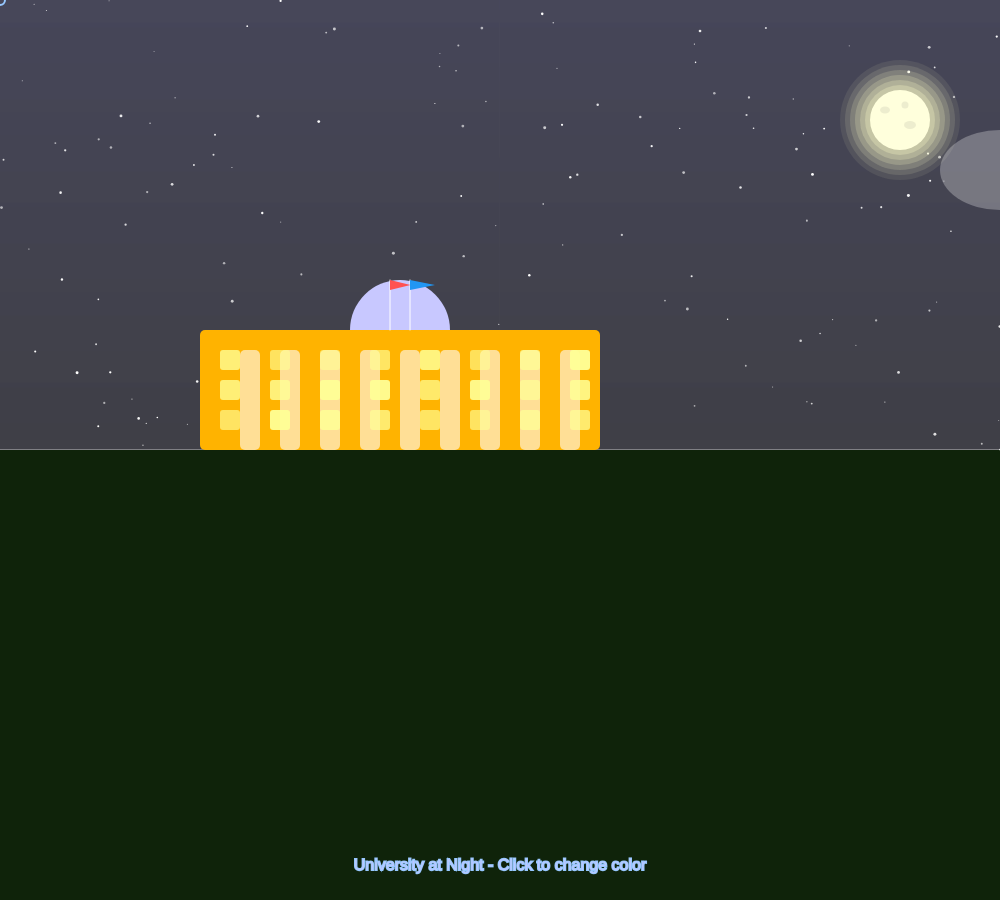
Frame 1 (no input)
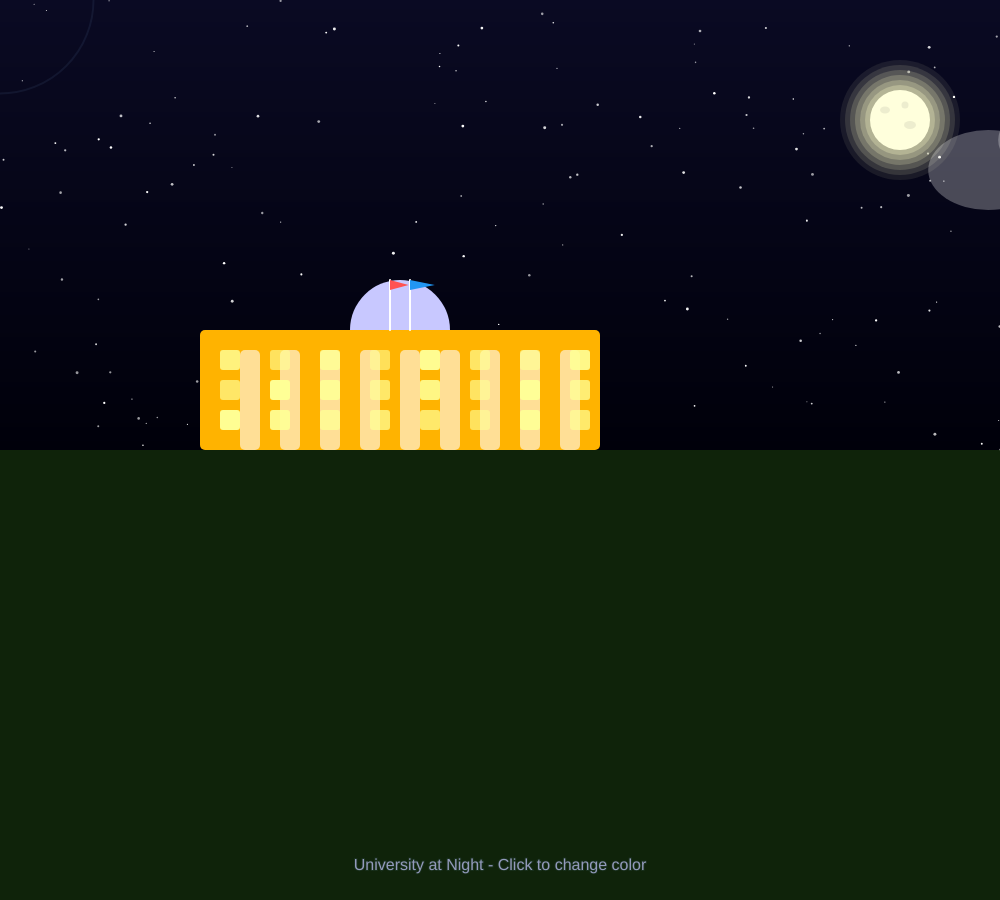
Frame 60 (no input)
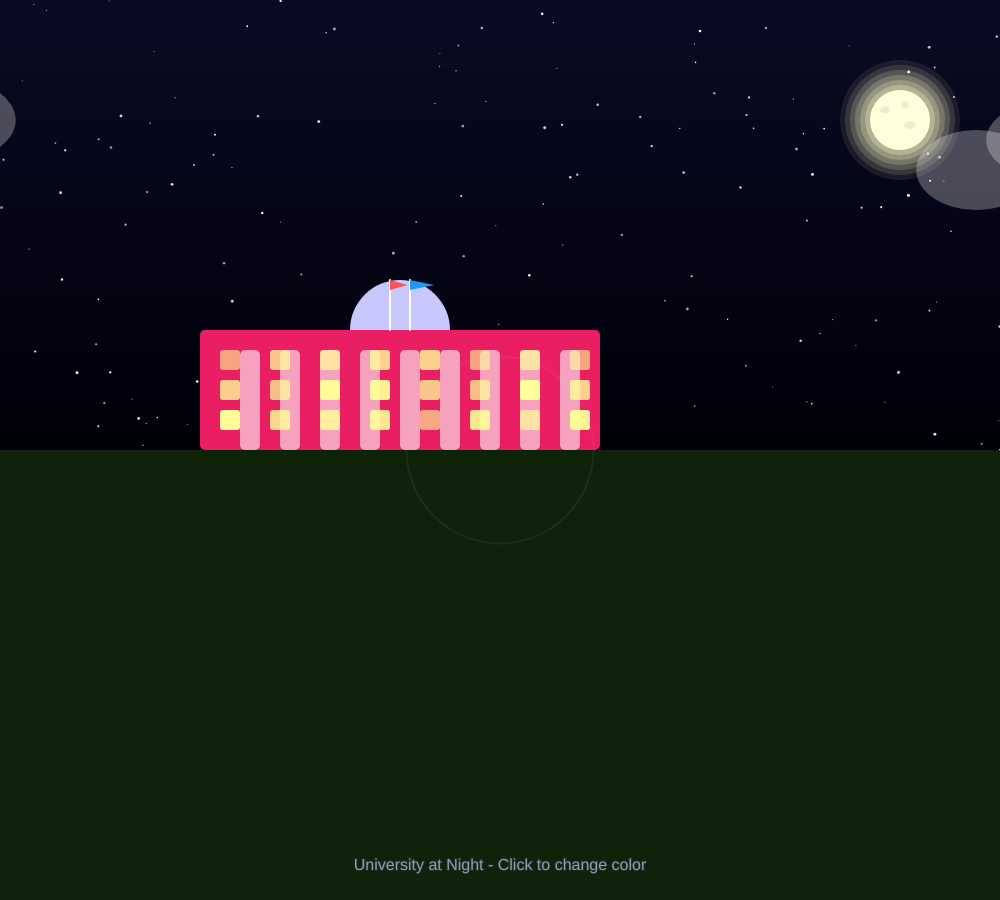
Frame 120 (the mouse pressed at the canvas centre since frame 60)

The p5.js sketch that drew these frames (run headless with seeded random() and noise() and a simulated clock; from frame 60 on, the mouse is pressed at the canvas centre):

// p5.js sketch
// ── sketch.js
let buildingColors = ['#FFB300', '#E91E63', '#2196F3', '#4CAF50', '#9C27B0'];
let currentColorIndex = 0;
let ripples = [];
let moonX, moonY;
let cloudX1, cloudX2;
let stars = [];

function setup() {
  createCanvas(1000, 900); 
  moonX = width - 100;
  moonY = 120;
  cloudX1 = -200;
  cloudX2 = width;

  // Create star positions
  for (let i = 0; i < 150; i++) {
    stars.push({
      x: random(width),
      y: random(height / 2),
      size: random(1, 3),
      twinkle: random(1000)
    });
  }
}

function draw() {
  drawNightSky();
  drawMoon();
  drawCloud(cloudX1, 120);
  drawCloud(cloudX2, 170);

  // Move clouds
  cloudX1 += 0.3;
  cloudX2 -= 0.2;
  if (cloudX1 > width + 200) cloudX1 = -200;
  if (cloudX2 < -200) cloudX2 = width + 200;

  drawUniversity(); // New function
  drawRipples();
  drawText();
}

// Sky and Background
function drawNightSky() {
  for (let y = 0; y < height / 2; y++) {
    let inter = map(y, 0, height / 2, 0, 1);
    let c = lerpColor(color(10, 10, 35), color(0, 0, 10), inter);
    stroke(c);
    line(0, y, width, y);
  }

  fill(15, 35, 10);
  noStroke();
  rect(0, height / 2, width, height / 2);

  noStroke();
  for (let star of stars) {
    let twinkleFactor = map(sin((frameCount + star.twinkle) * 0.05), -1, 1, 150, 255);
    fill(255, 255, 255, twinkleFactor);
    ellipse(star.x, star.y, star.size);
  }
}

// Moon
function drawMoon() {
  noStroke();
  for (let r = 60; r > 30; r -= 5) {
    fill(255, 255, 200, map(r, 60, 30, 20, 80));
    ellipse(moonX, moonY, r * 2);
  }
  fill(255, 255, 220);
  ellipse(moonX, moonY, 60);
  fill(230, 230, 200, 180);
  ellipse(moonX - 15, moonY - 10, 10, 7);
  ellipse(moonX + 10, moonY + 5, 12, 8);
  ellipse(moonX + 5, moonY - 15, 7, 7);
}

// Cloud
function drawCloud(x, y) {
  fill(255, 255, 255, 70);
  noStroke();
  ellipse(x, y, 120, 80);
  ellipse(x + 60, y - 30, 100, 70);
  ellipse(x + 120, y, 120, 80);
}

// University Building
function drawUniversity() {
  // Base
  let baseY = height / 2;
  fill(buildingColors[currentColorIndex]);
  noStroke();
  rect(200, baseY - 120, 400, 120, 5);

  // Dome
  fill(200, 200, 255);
  arc(400, baseY - 120, 100, 100, PI, TWO_PI);

  // Pillars
  fill(255, 255, 255, 150);
  for (let x = 240; x <= 560; x += 40) {
    rect(x, baseY - 100, 20, 100, 5);
  }

  // Flag poles
  stroke(255);
  line(390, baseY - 170, 390, baseY - 120);
  line(410, baseY - 170, 410, baseY - 120);

  // Animated flags
  noStroke();
  fill('#FF5252');
  let flagW = 20 + sin(frameCount * 0.1) * 5;
  triangle(390, baseY - 170, 390 + flagW, baseY - 165, 390, baseY - 160);
  fill('#2196F3');
  flagW = 20 + cos(frameCount * 0.1) * 5;
  triangle(410, baseY - 170, 410 + flagW, baseY - 165, 410, baseY - 160);

  // Windows
  for (let x = 220; x < 580; x += 50) {
    for (let y = baseY - 100; y < baseY - 20; y += 30) {
      let flicker = random(150, 255);
      fill(255, 255, 150, flicker);
      rect(x, y, 20, 20, 3);
    }
  }
}

// Ripples
function drawRipples() {
  for (let i = ripples.length - 1; i >= 0; i--) {
    let ripple = ripples[i];
    noFill();
    stroke(150, 200, 255, ripple.alpha);
    strokeWeight(2);
    ellipse(ripple.x, ripple.y, ripple.diameter);
    ripple.diameter += 3;
    ripple.alpha -= 4;
    if (ripple.alpha <= 0) {
      ripples.splice(i, 1);
    }
  }
}

// Text Placeholder
function drawText() {
  fill(200, 200, 255, 180);
  textAlign(CENTER);
  textSize(16);
  text("University at Night - Click to change color", width / 2, height - 30);
}

// Interactions
function mousePressed() {
  currentColorIndex = (currentColorIndex + 1) % buildingColors.length;
}

function mouseMoved() {
  ripples.push({
    x: mouseX,
    y: mouseY,
    diameter: 10,
    alpha: 255
  });
}

function keyPressed() {
  // Reserved for future enhancements
}
